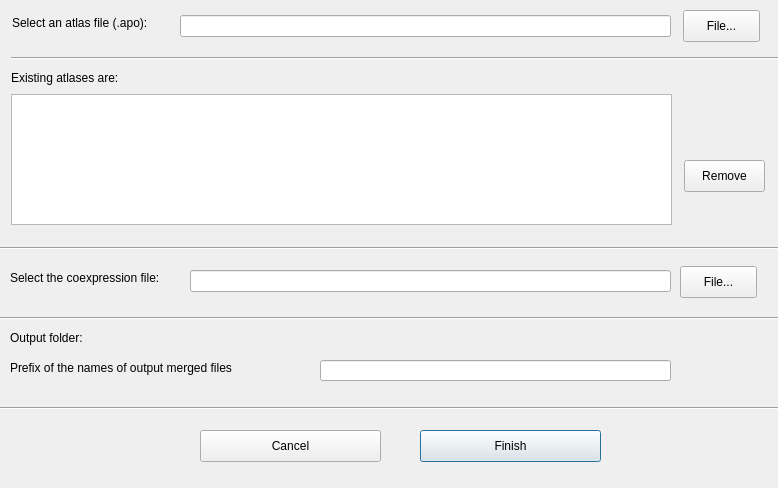
<?xml version="1.0" encoding="UTF-8"?>
<ui version="4.0">
 <class>Dialog_pointcloudatlas_merge_coexpression</class>
 <widget class="QDialog" name="Dialog_pointcloudatlas_merge_coexpression">
  <property name="geometry">
   <rect>
    <x>0</x>
    <y>0</y>
    <width>778</width>
    <height>488</height>
   </rect>
  </property>
  <property name="sizePolicy">
   <sizepolicy hsizetype="Maximum" vsizetype="Maximum">
    <horstretch>0</horstretch>
    <verstretch>0</verstretch>
   </sizepolicy>
  </property>
  <property name="windowTitle">
   <string>Pointcloud atlas merge coexpressed cells editor</string>
  </property>
  <widget class="Line" name="line_4">
   <property name="geometry">
    <rect>
     <x>0</x>
     <y>240</y>
     <width>876</width>
     <height>16</height>
    </rect>
   </property>
   <property name="orientation">
    <enum>Qt::Horizontal</enum>
   </property>
  </widget>
  <widget class="QLabel" name="label_coexpression_file">
   <property name="geometry">
    <rect>
     <x>10</x>
     <y>270</y>
     <width>211</width>
     <height>16</height>
    </rect>
   </property>
   <property name="text">
    <string>Select the coexpression file:</string>
   </property>
  </widget>
  <widget class="QLineEdit" name="lineEdit_coexpression_file">
   <property name="geometry">
    <rect>
     <x>190</x>
     <y>270</y>
     <width>481</width>
     <height>22</height>
    </rect>
   </property>
  </widget>
  <widget class="QPushButton" name="pushButton_coexpression_file">
   <property name="geometry">
    <rect>
     <x>680</x>
     <y>266</y>
     <width>77</width>
     <height>32</height>
    </rect>
   </property>
   <property name="text">
    <string>File...</string>
   </property>
  </widget>
  <widget class="QPushButton" name="pushButton_input_atlas_file">
   <property name="geometry">
    <rect>
     <x>683</x>
     <y>10</y>
     <width>77</width>
     <height>32</height>
    </rect>
   </property>
   <property name="text">
    <string>File...</string>
   </property>
  </widget>
  <widget class="QLineEdit" name="lineEdit_input_atlas_file">
   <property name="geometry">
    <rect>
     <x>180</x>
     <y>15</y>
     <width>491</width>
     <height>22</height>
    </rect>
   </property>
  </widget>
  <widget class="QLabel" name="label_input_atlas_file">
   <property name="geometry">
    <rect>
     <x>12</x>
     <y>15</y>
     <width>158</width>
     <height>16</height>
    </rect>
   </property>
   <property name="maximumSize">
    <size>
     <width>158</width>
     <height>16777215</height>
    </size>
   </property>
   <property name="text">
    <string>Select an atlas file (.apo):</string>
   </property>
  </widget>
  <widget class="Line" name="line_3">
   <property name="geometry">
    <rect>
     <x>11</x>
     <y>50</y>
     <width>876</width>
     <height>16</height>
    </rect>
   </property>
   <property name="orientation">
    <enum>Qt::Horizontal</enum>
   </property>
  </widget>
  <widget class="QLabel" name="label_existing_input_atlases">
   <property name="geometry">
    <rect>
     <x>11</x>
     <y>70</y>
     <width>130</width>
     <height>16</height>
    </rect>
   </property>
   <property name="text">
    <string>Existing atlases are: </string>
   </property>
  </widget>
  <widget class="QListWidget" name="listWidget_existing_input_atlases">
   <property name="geometry">
    <rect>
     <x>11</x>
     <y>94</y>
     <width>661</width>
     <height>131</height>
    </rect>
   </property>
  </widget>
  <widget class="QPushButton" name="pushButton_input_atlas_remove">
   <property name="geometry">
    <rect>
     <x>684</x>
     <y>160</y>
     <width>81</width>
     <height>32</height>
    </rect>
   </property>
   <property name="sizePolicy">
    <sizepolicy hsizetype="Fixed" vsizetype="Fixed">
     <horstretch>0</horstretch>
     <verstretch>0</verstretch>
    </sizepolicy>
   </property>
   <property name="text">
    <string>Remove</string>
   </property>
  </widget>
  <widget class="Line" name="line">
   <property name="geometry">
    <rect>
     <x>0</x>
     <y>400</y>
     <width>876</width>
     <height>16</height>
    </rect>
   </property>
   <property name="orientation">
    <enum>Qt::Horizontal</enum>
   </property>
  </widget>
  <widget class="QPushButton" name="pushButton_finish">
   <property name="geometry">
    <rect>
     <x>420</x>
     <y>430</y>
     <width>181</width>
     <height>32</height>
    </rect>
   </property>
   <property name="sizePolicy">
    <sizepolicy hsizetype="Fixed" vsizetype="Fixed">
     <horstretch>0</horstretch>
     <verstretch>0</verstretch>
    </sizepolicy>
   </property>
   <property name="text">
    <string>Finish</string>
   </property>
   <property name="default">
    <bool>true</bool>
   </property>
  </widget>
  <widget class="QPushButton" name="pushButton_cancel">
   <property name="geometry">
    <rect>
     <x>200</x>
     <y>430</y>
     <width>181</width>
     <height>32</height>
    </rect>
   </property>
   <property name="sizePolicy">
    <sizepolicy hsizetype="Fixed" vsizetype="Fixed">
     <horstretch>0</horstretch>
     <verstretch>0</verstretch>
    </sizepolicy>
   </property>
   <property name="text">
    <string>Cancel</string>
   </property>
  </widget>
  <widget class="Line" name="line_2">
   <property name="geometry">
    <rect>
     <x>0</x>
     <y>310</y>
     <width>876</width>
     <height>16</height>
    </rect>
   </property>
   <property name="orientation">
    <enum>Qt::Horizontal</enum>
   </property>
  </widget>
  <widget class="QLabel" name="label_output_folder">
   <property name="geometry">
    <rect>
     <x>10</x>
     <y>330</y>
     <width>631</width>
     <height>16</height>
    </rect>
   </property>
   <property name="text">
    <string>Output folder:</string>
   </property>
  </widget>
  <widget class="QLabel" name="label_output_file_prefix">
   <property name="geometry">
    <rect>
     <x>10</x>
     <y>360</y>
     <width>311</width>
     <height>16</height>
    </rect>
   </property>
   <property name="text">
    <string>Prefix of the names of output merged files</string>
   </property>
  </widget>
  <widget class="QLineEdit" name="lineEdit_output_file_prefix">
   <property name="geometry">
    <rect>
     <x>320</x>
     <y>360</y>
     <width>351</width>
     <height>21</height>
    </rect>
   </property>
  </widget>
 </widget>
 <resources/>
 <connections/>
</ui>
